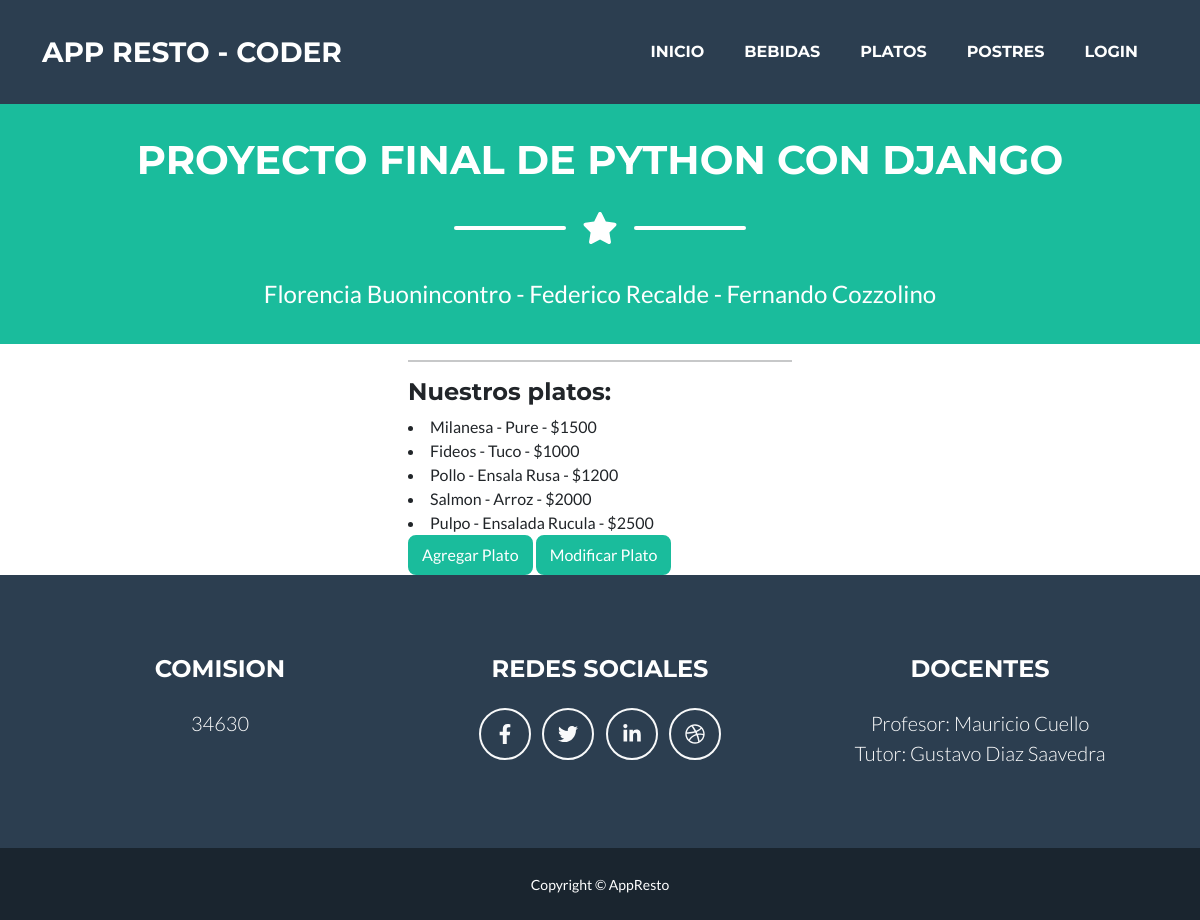
Before: /platos/ with the older database file.
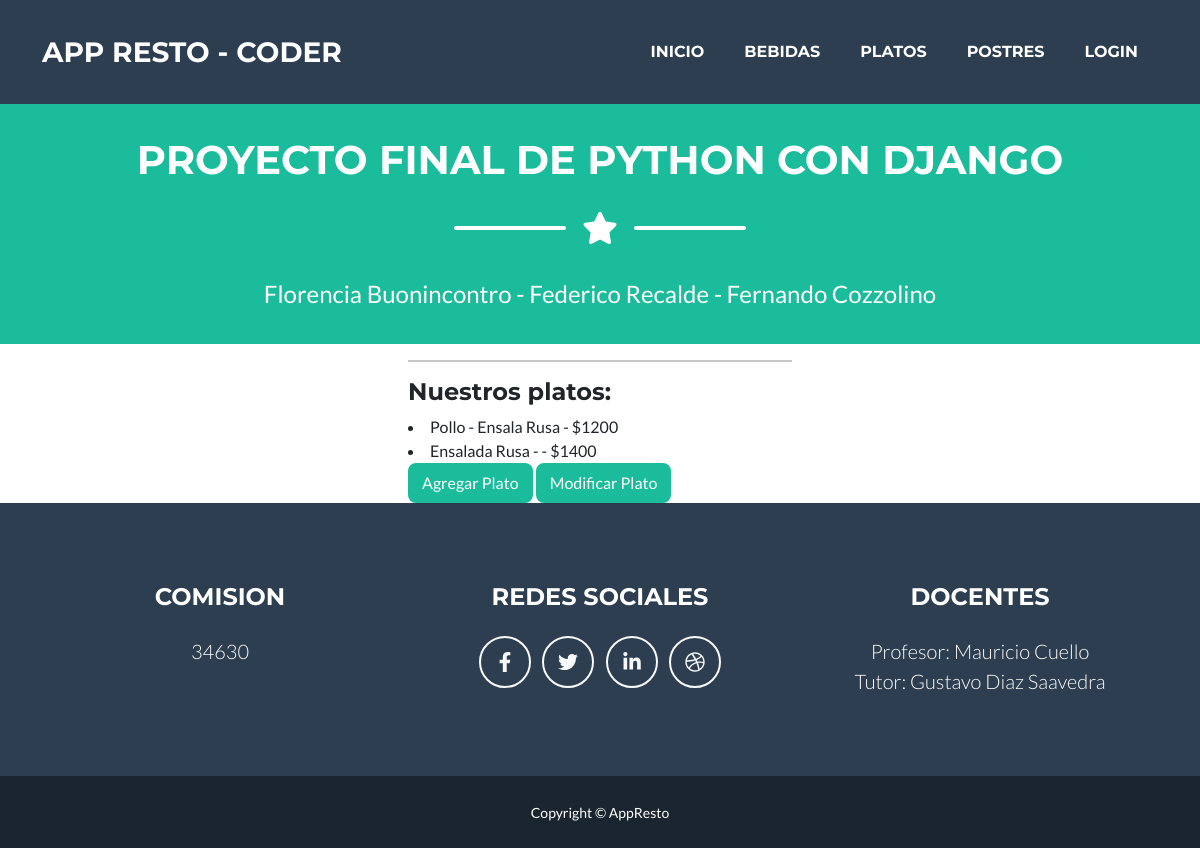
After: the same page with the newer database file.
### AppResto/models.py (models this page shows, shortened)
class Plato(models.Model):
    plato =  models.CharField(max_length=50)
    guarnicion =  models.CharField(max_length=50)
    precio =  models.IntegerField()

### AppResto/views.py (the view)
# urls.py: path('platos/', platos, name="Platos"),
def platos(request):
    lista = Plato.objects.all()
    return render(request, "platos.html", {"lista_plato": lista})

### AppResto/templates/platos.html
{% extends 'padre.html' %}
{% load static %}
{% block contenidoDinamico %}
    <h4>Nuestros platos:</h4>
    {% for plato in lista_plato %}
    <li>{{plato.plato}} - {{plato.guarnicion}} -  ${{plato.precio}}</li>
    {% endfor %}
    <a href="{% url 'CreaPlato' %}" class="btn btn-primary" role="button">Agregar Plato</a>
    <a href="{% url 'Plato_list' %}" class="btn btn-primary" role="button">Modificar Plato</a>
{% endblock contenidoDinamico %}

Changed rows visible on the page:
removed Plato: plato "Milanesa", guarnicion "Pure", precio "1500"
removed Plato: plato "Fideos", guarnicion "Tuco", precio "1000"
removed Plato: plato "Salmon", guarnicion "Arroz", precio "2000"
removed Plato: plato "Pulpo", guarnicion "Ensalada Rucula", precio "2500"
added Plato: plato "Ensalada Rusa", precio "1400"
